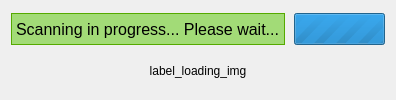
      <widget class="QWidget" name="tab_loading">
       <attribute name="title">
        <string notr="true">loading</string>
       </attribute>
       <layout class="QVBoxLayout" name="verticalLayout_5">
        <item>
         <widget class="QFrame" name="frame_loading">
          <property name="sizePolicy">
           <sizepolicy hsizetype="Preferred" vsizetype="Minimum">
            <horstretch>0</horstretch>
            <verstretch>0</verstretch>
           </sizepolicy>
          </property>
          <property name="maximumSize">
           <size>
            <width>16777215</width>
            <height>40</height>
           </size>
          </property>
          <property name="frameShape">
           <enum>QFrame::NoFrame</enum>
          </property>
          <property name="frameShadow">
           <enum>QFrame::Raised</enum>
          </property>
          <layout class="QHBoxLayout" name="horizontalLayout_7">
           <property name="spacing">
            <number>9</number>
           </property>
           <property name="leftMargin">
            <number>0</number>
           </property>
           <property name="topMargin">
            <number>0</number>
           </property>
           <property name="rightMargin">
            <number>0</number>
           </property>
           <property name="bottomMargin">
            <number>0</number>
           </property>
           <item>
            <widget class="QLabel" name="label_loading_txt">
             <property name="maximumSize">
              <size>
               <width>16777215</width>
               <height>32</height>
              </size>
             </property>
             <property name="font">
              <font>
               <family>Cantarell</family>
               <pointsize>12</pointsize>
              </font>
             </property>
             <property name="styleSheet">
              <string notr="true">border: 1px solid rgb(85, 170, 0);
background: rgba(85, 200, 0, 128);</string>
             </property>
             <property name="text">
              <string>Scanning in progress... Please wait...</string>
             </property>
            </widget>
           </item>
           <item>
            <widget class="QProgressBar" name="progressBar_loading">
             <property name="maximumSize">
              <size>
               <width>16777215</width>
               <height>32</height>
              </size>
             </property>
             <property name="maximum">
              <number>0</number>
             </property>
             <property name="value">
              <number>-1</number>
             </property>
            </widget>
           </item>
          </layout>
         </widget>
        </item>
        <item>
         <widget class="QLabel" name="label_loading_img">
          <property name="sizePolicy">
           <sizepolicy hsizetype="Minimum" vsizetype="Minimum">
            <horstretch>0</horstretch>
            <verstretch>0</verstretch>
           </sizepolicy>
          </property>
          <property name="accessibleName">
           <string notr="true"/>
          </property>
          <property name="text">
           <string notr="true">label_loading_img</string>
          </property>
          <property name="scaledContents">
           <bool>true</bool>
          </property>
          <property name="alignment">
           <set>Qt::AlignCenter</set>
          </property>
         </widget>
        </item>
       </layout>
      </widget>
